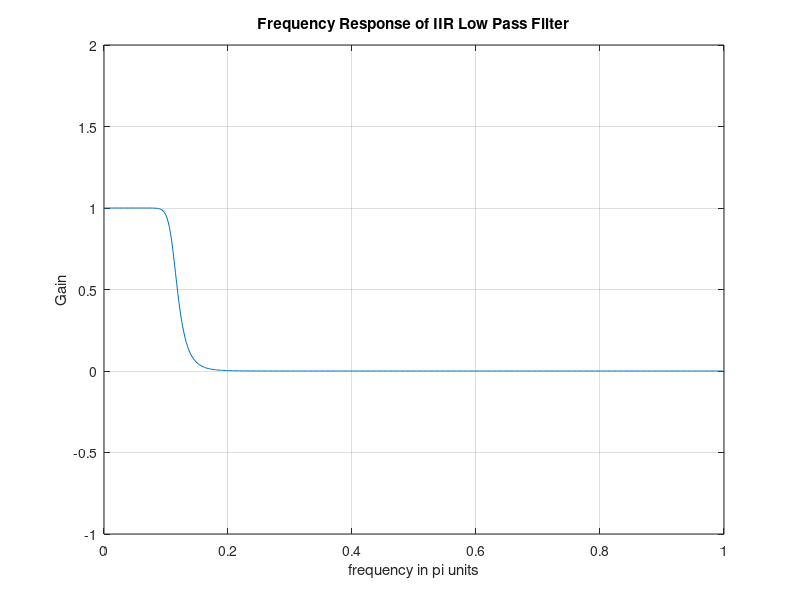
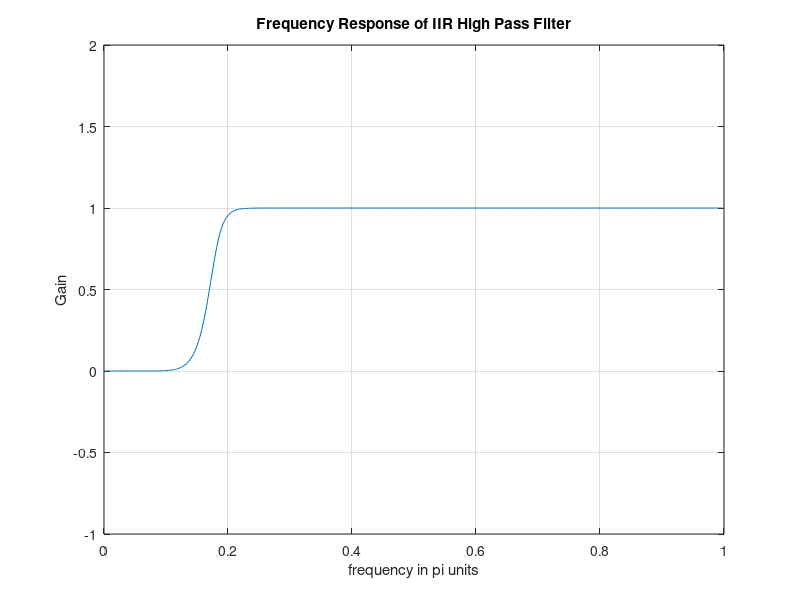
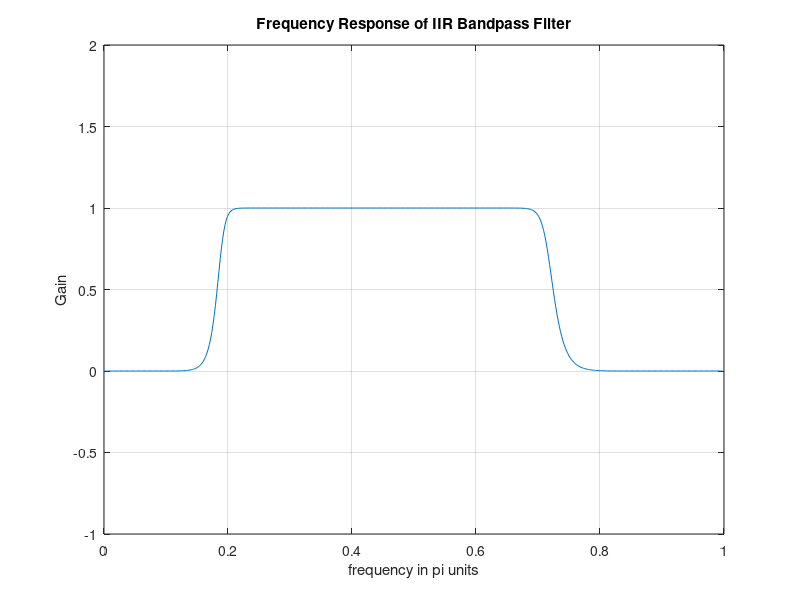
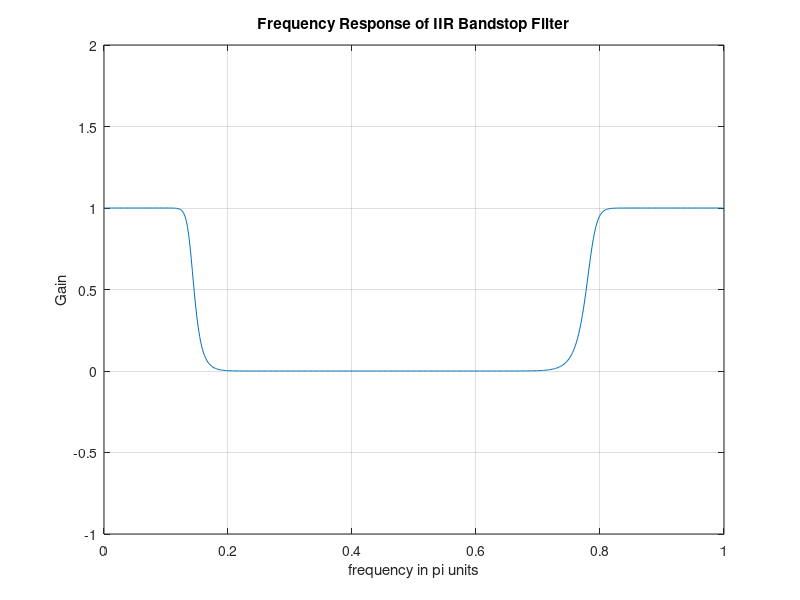

Write MATLAB code to recreate these figures, in order.
% Mohit Kumar SR No. - 19825
%  DSP Assignment 6
% Question 10: Design IIR lowpass, bandpass, bandstop, highpass filters with 
% parameters of your choice. Examine their frequency responses by varying the 
% order of the filter and the cut-off
Rp=0.4; Rs=50;
Wp=0.1; Ws=0.2;
[N,Wn]=buttord(Wp, Ws, Rp, Rs);
[num,den] = butter(N,Wn,'low');
[g,w]=freqz(num,den);
figure;
plot(w/pi,abs(g));
grid;axis([0 1 -1 2]);
xlabel('frequency in pi units'); ylabel('Gain');
title('Frequency Response of IIR Low Pass Filter');
Ws=0.1; Wp=0.2;
[N,Wn]=buttord(Wp, Ws, Rp, Rs);
[num,den] = butter(N,Wn,'high');
[g,w]=freqz(num,den);
figure;
plot(w/pi,abs(g));
grid;axis([0 1 -1 2]);
xlabel('frequency in pi units'); ylabel('Gain');
title('Frequency Response of IIR High Pass Filter');
Wp = [0.2 0.7]; Ws = [0.1 0.8];
[N,Wn]=buttord(Wp, Ws, Rp, Rs);
[num,den] = butter(N,Wn);
[g,w]=freqz(num,den);
figure;
plot(w/pi,abs(g));
grid;axis([0 1 -1 2]);
xlabel('frequency in pi units'); ylabel('Gain');
title('Frequency Response of IIR Bandpass Filter');
Wp = [0.1 0.8]; Ws = [0.2 0.7];
[N,Wn]=buttord(Wp, Ws, Rp, Rs);
[num,den] = butter(N,Wn,'stop');
[g,w]=freqz(num,den);
figure;
plot(w/pi,abs(g));
grid;axis([0 1 -1 2]);
xlabel('frequency in pi units'); ylabel('Gain');
title('Frequency Response of IIR Bandstop Filter');